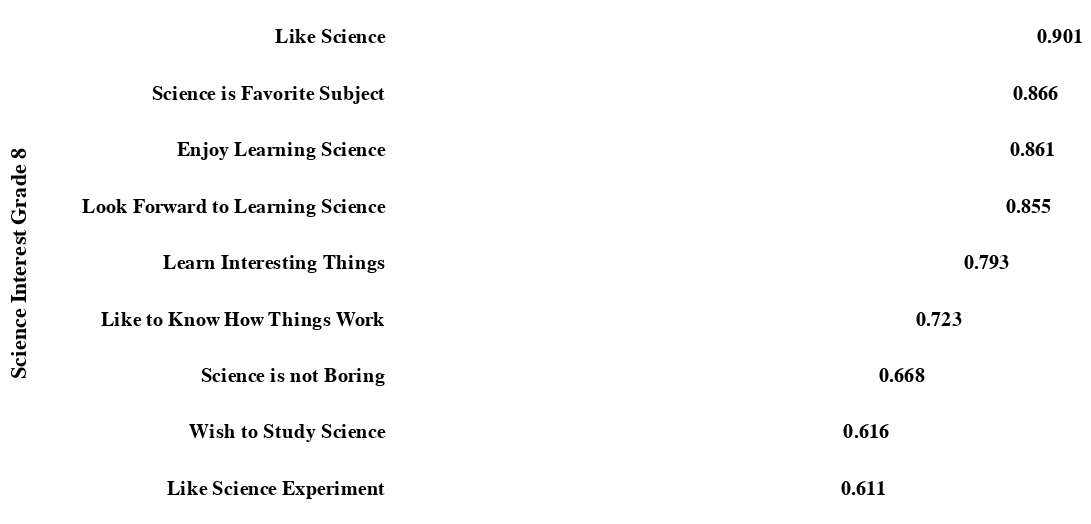

The notebook cell saved with this chart:
### Code cell
loading_8

### Figure 1 — Vega-Lite specification as saved in the notebook (floating-point values rounded to 4 significant figures)
{"config": {"view": {"continuousWidth": 400, "continuousHeight": 300, "strokeWidth": 0}, "axis": {"domain": false, "grid": false, "labelFontSize": 12, "labelFontWeight": "bolder", "labelLimit": 320, "labelPadding": 10, "titleColor": "228B32", "titleFontSize": 13, "titleFontWeight": "bolder", "titlePadding": 30}, "scale": {"bandPaddingInner": 0.5}}, "layer": [{"mark": {"type": "bar", "color": "228B32", "cornerRadiusEnd": 20, "size": 27}, "encoding": {"x": {"type": "quantitative", "axis": {"labels": false, "ticks": false, "title": null}, "field": "loading"}, "y": {"type": "nominal", "axis": {"labels": true, "ticks": false, "title": "Science Interest Grade 8"}, "field": "variable", "sort": [0.9015, 0.8655, 0.8611, 0.8554, 0.7934, 0.7228, 0.6681, 0.6155, 0.6114]}}}, {"mark": {"type": "text", "align": "left", "baseline": "middle", "dx": 15, "fontSize": 12, "fontWeight": "bolder"}, "encoding": {"text": {"type": "quantitative", "field": "loading", "format": ".3r"}, "x": {"type": "quantitative", "axis": {"labels": false, "ticks": false, "title": null}, "field": "loading"}, "y": {"type": "nominal", "axis": {"labels": true, "ticks": false, "title": "Science Interest Grade 8"}, "field": "variable", "sort": [0.9015, 0.8655, 0.8611, 0.8554, 0.7934, 0.7228, 0.6681, 0.6155, 0.6114]}}}], "data": {"name": "data-de16ad684b2410f4231920a07e93b718"}, "height": 300, "width": 400, "$schema": "https://vega.github.io/schema/vega-lite/v4.8.1.json", "datasets": {"data-de16ad684b2410f4231920a07e93b718": [{"variable": "Like Science", "loading": 0.9015}, {"variable": "Science is Favorite Subject", "loading": 0.8655}, {"variable": "Enjoy Learning Science", "loading": 0.8611}, {"variable": "Look Forward to Learning Science", "loading": 0.8554}, {"variable": "Learn Interesting Things", "loading": 0.7934}, {"variable": "Like to Know How Things Work", "loading": 0.7228}, {"variable": "Science is not Boring", "loading": 0.6681}, {"variable": "Wish to Study Science", "loading": 0.6155}, {"variable": "Like Science Experiment", "loading": 0.6114}]}}
